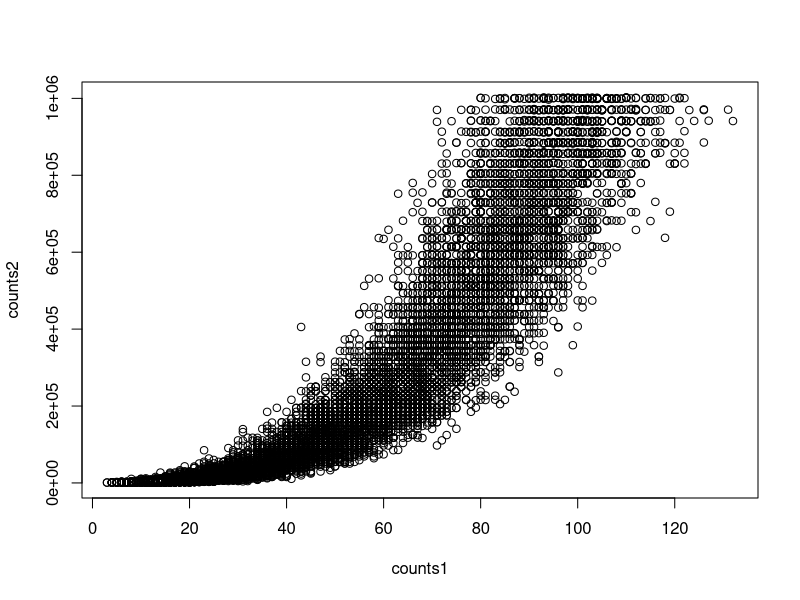
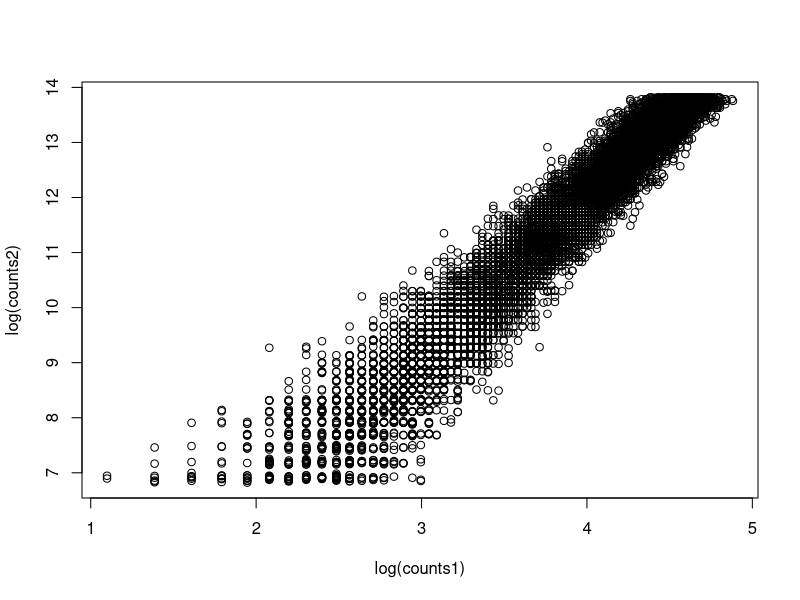

Write the R code that produced these figures, in order.


n_samples <- 10000
r_vals1 <- sample(10:100, n_samples, replace=TRUE)
# r_vals1 <- sample(5:10, n_samples, replace=TRUE)
r_vals2 <- r_vals1**(3) + rnorm(n_samples,sd = 1)
counts1 <- rpois(n_samples,lambda=r_vals1)
# counts2 <- rpois(n_samples,lambda=r_vals2)
counts2 <- rpois(n_samples,lambda=r_vals2)

plot(counts1,counts2)
plot(log(counts1),log(counts2))










